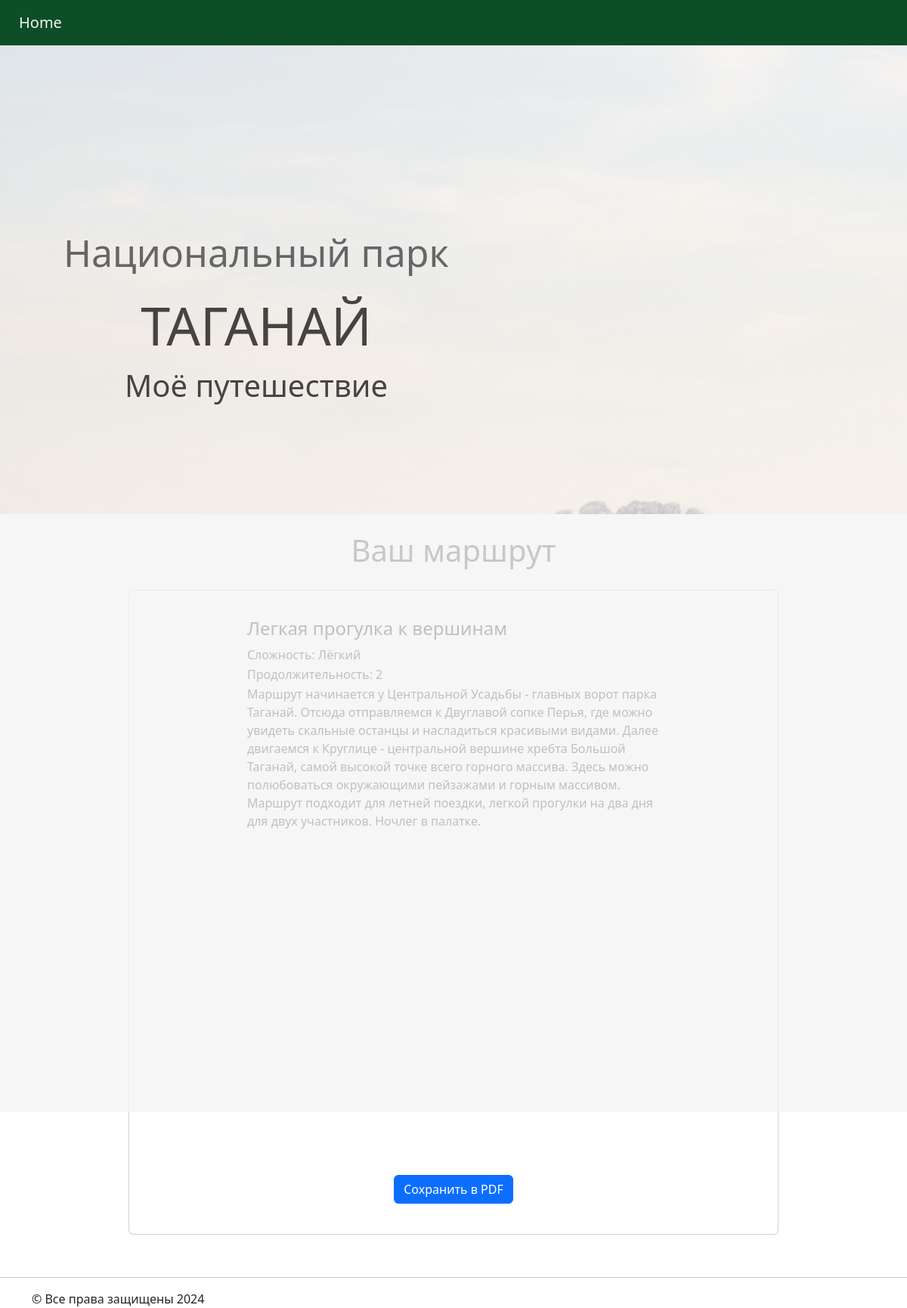
Screenshot of /route/3/ with the database file from the repository.
### naturetrail/models.py (models this page shows)
class Route(models.Model):
    DIFICULT_CHOICES = (
        ("Лёгкий", "Лёгкий"),
        ("Средний", "Средний"),
        ("Сложный", "Сложный"),
        ("Выживание", "Выживание"),
    )
    name = models.CharField(max_length=320, default='generated-route')
    duration = models.PositiveSmallIntegerField()
    level_of_hardness = models.CharField(max_length=20,
                                         choices=DIFICULT_CHOICES, )
    description = models.TextField()
    price_of_accommodation = models.PositiveSmallIntegerField(default=0)
    picture = models.ImageField(upload_to='naturetrail/static/images', null=True)
    equipment = models.FileField(upload_to='equipments',null=True)
    water = models.CharField(max_length=320)
    points = models.ManyToManyField('Point', through='RoutePoint')

### naturetrail/views.py (the view)
# urls.py: path('route/<int:route_id>/', views.route_detail, name='route_detail'),
def route_detail(request, route_id):
    try:
        route = Route.objects.get(pk=route_id)
        data = prepare_data_for_ready_route(route)
    except Route.DoesNotExist:
        return render(request, 'error.html', {'error_message': 'Маршрут не найден'})
    print(data)
    return render(request, 'route_detail.html', data)

### naturetrail/views.py (called while the page is built)
def prepare_data_for_ready_route(_route):
    original_picture_path = _route.picture.name
    to_remove = "naturetrail/static/"
    picture_path = original_picture_path.removeprefix(to_remove)
    points = _route.points.all()
    points_data = [{'name': point.name, 'latitude': point.latitude, 'longitude': point.longitude} for point in points]
    return {
        'form': "form",
        'description_h': _route.description,
        'picture_h': picture_path,
        'name_h': _route.name,
        'dificult_h': _route.level_of_hardness,
        'water_h': _route.water,
        'duration_h': _route.duration,
        'points_data': json.dumps(points_data)
    }

### naturetrail/templates/route_detail.html (shortened to what this page needs)
<!DOCTYPE html>
<html lang="en">
<head>
    {% load static %}
    <link href="{% static 'css/bootstrap.min.css' %}" rel="stylesheet" type="text/css">
    <link href="/static/css/main.css" rel="stylesheet" type="text/css">
</head>
<body>
<nav class="navbar navbar-expand-lg fixed-top" id="menu">
    <a class="navbar-brand" href="/">Home</a>
</nav>
<header class="header_route_detail">
    <div class="overlay_route_detail"></div>
    <div class="container">
        <div class="row">
            <div class="col-md-6 d-flex justify-content-between">
                <div class="description text-center">
                    <h3>
                        <p>
                            Национальный парк
                        </p>
                        ТАГАНАЙ
                    </h3>
                    <div class="preview2">Моё путешествие</div>
                </div>
            </div>
        </div>
    </div>
</header>
<div class="gener" id="gener">
    <div class="container">
        <h1 class="text-center mt-4">Ваш маршрут</h1>
        <div class="row">
            <div class="one">
                <div class="card" id="card">
                    <div class="card-body" id="card-body">
                        <h4 class="card-title">{{name_h}}</h4>
                        <p class="card1-text">Сложность: {{ dificult_h }}</p>
                        <p class="card1-text">Продолжительность: {{ duration_h }}</p>
                        <p class="card-text4">{{ description_h }}</p>
                        <div id="map" style="width: 600px; height: 400px"></div>
                    </div>
                    <div class="container text-center mt-4">
                        <button id="save-pdf" class="btn btn-primary">Сохранить в PDF</button>
                    </div>
                </div>
            </div>
        </div>
    </div>
</div>
<hr>
<footer class="container">
    &copy; Все права защищены 2024
</footer>
</body>
</html>

### naturetrail/static/css/main.css (style rules this page uses)
.navbar { background:#0d4d28; padding: 10px 10px 10px 10px; }
.nav-link , .navbar-brand { margin-left: 15px; color: #f4f4f4; cursor: pointer; }
.header_route_detail { height: 85vh; background-image: url('/static/img/taganay_main_fon1.jpg'); background-attachment: fixed; background-size: cover; background-position: center; }
.overlay_route_detail { position: absolute; height: 85%; min-width: 100%; left: 0; top: 0; background: rgba(244, 244, 244, 0.79); z-index: 1; }
.description { position: absolute; top: 15%; margin: 5px 30px 30px 10px; padding: 2em; z-index: 2; }
.description h3 { font-size: 70px; color:#474343 ; }
.description p { text-align: center; color:#666; font-size: 50px; width:100%; line-height: 1.5; }
.card1-text { margin-bottom:2px; color:#000000; }
.preview2 { font-size: 40px; color:#474343; }
.one { padding: 20px 140px 40px 140px; text-aligin:center; }
.gener .card { padding: 20px 140px 40px 140px; }
.card-text4 { font-size:18; }
.card-body { text-decoration: none; color: black; }

### rows the page displays
Route: name "Легкая прогулка к вершинам", level_of_hardness "Лёгкий", description "Маршрут начинается у Центральной Усадьбы - главных ворот парка Таганай. Отсюда отправляемся к Двуглавой сопке Перья, где можно увидеть скальные останцы и насладиться красивыми видами. Далее двигаемся к Круглице - центральной вершине хребта Большой Таганай, самой высокой точке всего горного массива. Здесь можно полюбоваться окружающими пейзажами и горным массивом. Маршрут подходит для летней поездки, легкой прогулки на два дня для двух участников. Ночлег в палатке."

### other values shown
{{ duration_h }} "2"
